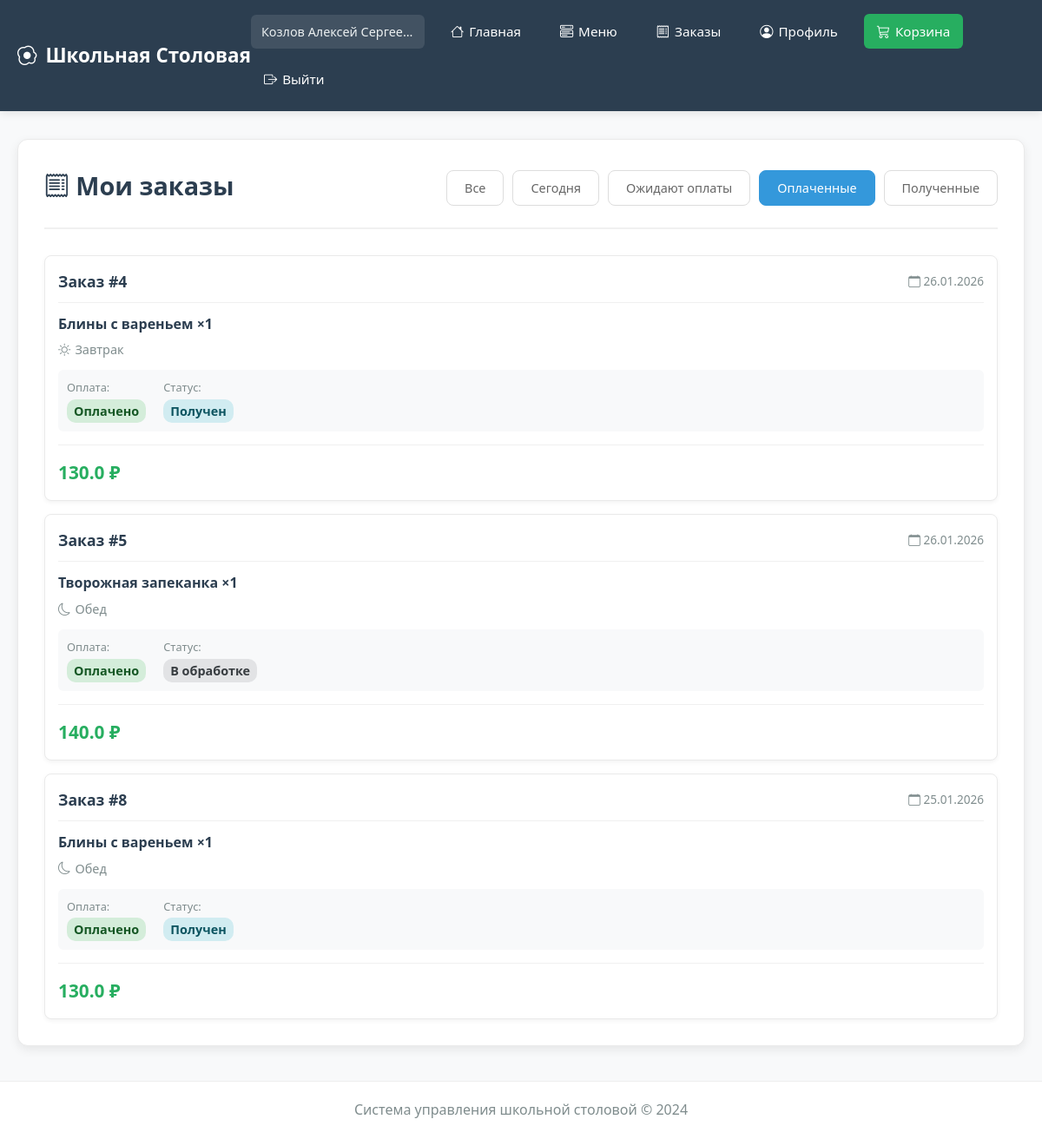
The app's page /user/orders?filter=paid (signed in) with its own data.
### modules/core/models.py (models this page shows, shortened)
class User(UserMixin, db.Model):
    __tablename__ = 'users'
    id = db.Column(db.Integer, primary_key=True)
    email = db.Column(db.String(120), unique=True, nullable=False, index=True)
    password = db.Column(db.String(200), nullable=False)
    role = db.Column(db.String(20), nullable=False)  # 'student', 'cook', 'admin'
    full_name = db.Column(db.String(100))
    class_group = db.Column(db.String(50))  # Только для учеников
    allergies = db.Column(db.Text, default='')  # JSON или текст с аллергенами
    preferences = db.Column(db.String(50), default='')  # Новое поле: предпочтения в питании
    avatar_url = db.Column(db.String(255))  # Новое поле: путь к аватару
    balance = db.Column(db.Float, default=0.0)  # Новое поле: баланс счета
    is_active = db.Column(db.Boolean, default=True)
    created_at = db.Column(db.DateTime, default=datetime.utcnow)
    updated_at = db.Column(db.DateTime, default=datetime.utcnow, onupdate=datetime.utcnow)

class Order(db.Model):
    __tablename__ = 'orders'
    id = db.Column(db.Integer, primary_key=True)
    user_id = db.Column(db.Integer, db.ForeignKey('users.id'), nullable=False)
    menu_item_id = db.Column(db.Integer, db.ForeignKey('menu_items.id'), nullable=False)
    subscription_id = db.Column(db.Integer, db.ForeignKey('subscriptions.id'), nullable=True)
    order_date = db.Column(db.Date, default=datetime.utcnow().date, nullable=False)
    meal_time = db.Column(db.String(20), nullable=False)  # 'breakfast', 'lunch'
    quantity = db.Column(db.Integer, default=1)
    status = db.Column(db.String(20), default='ordered')  # 'ordered', 'preparing', 'ready', 'received', 'cancelled'
    payment_type = db.Column(db.String(20))  # 'single', 'subscription'
    payment_status = db.Column(db.String(20), default='pending')  # 'pending', 'paid', 'failed', 'refunded'
    special_requests = db.Column(db.Text)
    created_at = db.Column(db.DateTime, default=datetime.utcnow)
    user = db.relationship('User', backref='orders')
    menu_item = db.relationship('MenuItem', backref='orders')
    subscription = db.relationship('Subscription', backref='orders')
    @property
    def total_price(self):
        return self.menu_item.price * self.quantity

class MenuItem(db.Model):
    __tablename__ = 'menu_items'
    id = db.Column(db.Integer, primary_key=True)
    name = db.Column(db.String(100), nullable=False)
    description = db.Column(db.Text)
    price = db.Column(db.Float, nullable=False)
    category = db.Column(db.String(50))  # 'breakfast', 'lunch', 'snack'
    meal_type = db.Column(db.String(20))  # 'vegetarian', 'meat', 'fish', etc.
    allergens = db.Column(db.Text)  # JSON список аллергенов
    available = db.Column(db.Boolean, default=True)
    image_url = db.Column(db.String(255))
    created_at = db.Column(db.DateTime, default=datetime.utcnow)

### modules/user/routes.py (the view)
@user_bp.route('/orders')
@login_required
def my_orders():
    if current_user.role != 'student':
        flash('Доступ запрещен', 'danger')
        return redirect(url_for('index'))
    from modules.core.models import Order
    from datetime import datetime
    filter_type = request.args.get('filter', 'all')
    query = Order.query.filter_by(user_id=current_user.id)
    if filter_type == 'pending':
        query = query.filter_by(payment_status='pending')
    elif filter_type == 'paid':
        query = query.filter_by(payment_status='paid')
    elif filter_type == 'received':
        query = query.filter_by(status='received')
    elif filter_type == 'today':
        today = datetime.today().date()
        query = query.filter_by(order_date=today)
    user_orders = query.order_by(Order.order_date.desc(), Order.created_at.desc()).all()
    return render_template('user/orders.html', orders=user_orders)

### app.py (called while the page is built)
@login_manager.user_loader
def load_user(user_id):
    try:
        from modules.core.models import User
        return User.query.get(int(user_id))
    except Exception as e:
        print(f"{user_id}: {e}")
        return None

@app.context_processor
def inject_cart_count():
    return {'cart_count': get_cart_count()}

@app.context_processor
def inject_now():
    return {'now': datetime.utcnow()}

@app.context_processor
def inject_pending_requests():
    from modules.core.models import SupplyRequest
    try:
        if current_user.is_authenticated and current_user.role == 'admin':
            pending_count = SupplyRequest.query.filter_by(status='pending').count()
            return {'pending_requests_count': pending_count}
    except:
        pass
    return {'pending_requests_count': 0}

### modules/user/routes.py (called while the page is built)
def get_cart_count():
    cart = session.get('cart', {})
    total = sum(item.get('quantity', 0) for item in cart.values())
    return total

### templates/user/orders.html (shortened to what this page needs)
{% extends "base.html" %}
{% block content %}
<div class="orders-container">
    <div class="orders-header">
        <h1 style="font-size: 1.8rem; margin-bottom: 5px;">
            <i class="bi bi-receipt"></i> Мои заказы
        </h1>
        <div class="filter-buttons">
            <a href="{{ url_for('user.my_orders', filter='all') }}"
               class="filter-btn {% if request.args.get('filter', 'all') == 'all' %}active{% endif %}">
                Все
            </a>
            <a href="{{ url_for('user.my_orders', filter='today') }}"
               class="filter-btn {% if request.args.get('filter') == 'today' %}active{% endif %}">
                Сегодня
            </a>
            <a href="{{ url_for('user.my_orders', filter='pending') }}"
               class="filter-btn {% if request.args.get('filter') == 'pending' %}active{% endif %}">
                Ожидают оплаты
            </a>
            <a href="{{ url_for('user.my_orders', filter='paid') }}"
               class="filter-btn {% if request.args.get('filter') == 'paid' %}active{% endif %}">
                Оплаченные
            </a>
            <a href="{{ url_for('user.my_orders', filter='received') }}"
               class="filter-btn {% if request.args.get('filter') == 'received' %}active{% endif %}">
                Полученные
            </a>
        </div>
    </div>
    {% if orders %}
    <div class="order-list-compact">
        {% for order in orders %}
        <div class="order-item-compact">
            <div class="order-header-compact">
                <div class="order-id-compact">Заказ #{{ order.id }}</div>
                <div class="order-date-compact">
                    <i class="bi bi-calendar"></i> {{ order.order_date.strftime('%d.%m.%Y') }}
                </div>
            </div>
            <div class="order-content-compact">
                <div class="order-item-info-compact">
                    <div class="item-name-compact">{{ order.menu_item.name }} ×{{ order.quantity }}</div>
                    <div class="order-time-compact">
                        {% if order.meal_time == 'breakfast' %}
                            <i class="bi bi-sun"></i> Завтрак
                        {% else %}
                            <i class="bi bi-moon"></i> Обед
                        {% endif %}
                    </div>
                </div>
                <div class="order-status-compact">
                    <div class="status-item">
                        <span class="status-label">Оплата:</span>
                        <span class="status-value {% if order.payment_status == 'paid' %}status-paid{% else %}status-pending{% endif %}">
                            {{ 'Оплачено' if order.payment_status == 'paid' else 'Ожидает' }}
                        </span>
                    </div>
                    <div class="status-item">
                        <span class="status-label">Статус:</span>
                        <span class="status-value {% if order.status == 'received' %}status-received{% else %}status-processing{% endif %}">
                            {{ 'Получен' if order.status == 'received' else 'В обработке' }}
                        </span>
                    </div>
                </div>
            </div>
            <div class="order-footer-compact">
                <div class="order-total-compact">
                    {{ order.total_price or (order.menu_item.price * order.quantity) }} ₽
                </div>
            </div>
        </div>
        {% endfor %}
    </div>
    {% endif %}
</div>
{% endblock %}

### templates/base.html (shortened to what this page needs)
<!DOCTYPE html>
<html lang="ru">
<head>
    <link rel="stylesheet" href="{{ url_for('static', filename='css/style.css') }}">
    <link rel="stylesheet" href="https://cdn.jsdelivr.net/npm/bootstrap-icons@1.10.0/font/bootstrap-icons.css">
</head>
<body>
    <header>
        <nav class="navbar">
            <div class="nav-container">
                <a href="{{ url_for('index') }}" class="logo">
                    <i class="bi bi-egg-fried"></i> Школьная Столовая
                </a>
                <div class="nav-links">
                    {% if current_user.is_authenticated %}
                        <span>{{ current_user.full_name }}</span>
                        {% if current_user.role == 'student' %}
                            <a href="{{ url_for('user.dashboard') }}">
                                <i class="bi bi-house"></i> Главная
                            </a>
                            <a href="{{ url_for('user.show_menu') }}">
                                <i class="bi bi-menu-button-wide"></i> Меню
                            </a>
                            <a href="{{ url_for('user.my_orders') }}">
                                <i class="bi bi-receipt"></i> Заказы
                            </a>
                            <a href="{{ url_for('user.profile') }}">
                                <i class="bi bi-person-circle"></i> Профиль
                            </a>
                            <a href="{{ url_for('user.view_cart') }}" class="nav-cart">
                                <i class="bi bi-cart3"></i> Корзина
                            </a>
                        {% endif %}
                        <a href="{{ url_for('auth.logout') }}">
                            <i class="bi bi-box-arrow-right"></i> Выйти
                        </a>
                    {% endif %}
                </div>
            </div>
        </nav>
    </header>
    <main class="container">
        {% block content %}{% endblock %}
    </main>
    <footer>
        <p>Система управления школьной столовой © 2024</p>
    </footer>
</body>
</html>

### static/css/style.css (style rules this page uses)
* { margin: 0; padding: 0; box-sizing: border-box; }
body { font-family: 'Segoe UI', Tahoma, Geneva, Verdana, sans-serif; line-height: 1.6; color: #333; background: #f8f9fa; min-height: 100vh; }
.navbar { background-color: #2c3e50; color: white; padding: 1rem 0; box-shadow: 0 2px 10px rgba(0, 0, 0, 0.1); position: sticky; top: 0; z-index: 1000; }
.nav-container { max-width: 1200px; margin: 0 auto; padding: 0 20px; display: flex; justify-content: space-between; align-items: center; }
.logo { color: white; text-decoration: none; font-size: 1.4rem; font-weight: 700; display: flex; align-items: center; gap: 10px; white-space: nowrap; }
.nav-links { display: flex; gap: 15px; align-items: center; flex-wrap: wrap; }
.nav-links a { color: white; text-decoration: none; padding: 8px 15px; border-radius: 6px; transition: all 0.3s; display: flex; align-items: center; gap: 6px; font-weight: 500; font-size: 0.95rem; white-space: nowrap; }
.nav-cart { background: #e74c3c; color: white; padding: 8px 15px; border-radius: 6px; display: flex; align-items: center; gap: 8px; }
.nav-links span { color: #ecf0f1; font-size: 0.9rem; padding: 8px 12px; background: rgba(255, 255, 255, 0.1); border-radius: 6px; max-width: 200px; overflow: hidden; text-overflow: ellipsis; white-space: nowrap; }
.container { max-width: 1200px; margin: 2rem auto; padding: 0 20px; min-height: calc(100vh - 180px); }
.status-paid { background: #d4edda; color: #155724; }
.orders-container { background: white; border-radius: 12px; padding: 30px; box-shadow: 0 4px 12px rgba(0, 0, 0, 0.08); border: 1px solid #eaeaea; }
.orders-header { display: flex; justify-content: space-between; align-items: center; margin-bottom: 30px; padding-bottom: 20px; border-bottom: 2px solid #f0f0f0; }
.orders-header h1 { color: #2c3e50; font-size: 1.8rem; font-weight: 600; }
.filter-buttons { display: flex; gap: 10px; flex-wrap: wrap; }
.filter-btn { padding: 8px 20px; border-radius: 8px; border: 1px solid #ddd; background: white; color: #666; cursor: pointer; transition: all 0.3s; font-weight: 500; font-size: 0.9rem; text-decoration: none; display: inline-block; }
.filter-btn:hover, .filter-btn.active { background: #3498db; color: white; border-color: #3498db; }
footer { text-align: center; padding: 20px; margin-top: 40px; color: #7f8c8d; border-top: 1px solid #eee; background: white; }
.nav-cart { background: #27ae60; color: white !important; padding: 8px 15px; border-radius: 6px; display: flex; align-items: center; gap: 8px; }

### templates/user/orders.html (style rules this page uses)
.order-list-compact { display: flex; flex-direction: column; gap: 15px; }
.order-item-compact { background: white; border-radius: 8px; padding: 15px; border: 1px solid #eaeaea; box-shadow: 0 2px 5px rgba(0,0,0,0.05); }
.order-header-compact { display: flex; justify-content: space-between; align-items: center; margin-bottom: 12px; padding-bottom: 10px; border-bottom: 1px solid #f0f0f0; }
.order-id-compact { font-weight: 700; color: #2c3e50; font-size: 1.1rem; }
.order-date-compact { color: #7f8c8d; font-size: 0.85rem; }
.order-content-compact { margin-bottom: 15px; }
.order-item-info-compact { margin-bottom: 12px; }
.item-name-compact { font-weight: 600; color: #2c3e50; font-size: 1rem; margin-bottom: 5px; }
.order-time-compact { font-size: 0.9rem; color: #7f8c8d; display: flex; align-items: center; gap: 5px; }
.order-status-compact { display: flex; gap: 20px; margin-bottom: 12px; padding: 10px; background: #f8f9fa; border-radius: 6px; }
.status-item { display: flex; flex-direction: column; gap: 3px; }
.status-label { font-size: 0.8rem; color: #7f8c8d; }
.status-value { font-weight: 600; font-size: 0.9rem; padding: 2px 8px; border-radius: 10px; display: inline-block; }
.status-paid { background: #d4edda; color: #155724; }
.status-received { background: #d1ecf1; color: #0c5460; }
.status-processing { background: #e2e3e5; color: #383d41; }
.order-footer-compact { display: flex; justify-content: space-between; align-items: center; padding-top: 15px; border-top: 1px solid #f0f0f0; }
.order-total-compact { font-weight: 800; color: #27ae60; font-size: 1.3rem; }

### records on screen
User: full_name "Козлов Алексей Сергее…"
Order: id "4", order_date "26.01.2026", menu_item.name "Блины с вареньем", quantity "1", meal_time "breakfast" (drawn), payment_status "Оплачено", status "Получен", quantity.price "130.0"
Order: id "5", order_date "26.01.2026", menu_item.name "Творожная запеканка", quantity "1", meal_time "lunch" (drawn), payment_status "Оплачено", status "В обработке", quantity.price "140.0"
Order: id "8", order_date "25.01.2026", menu_item.name "Блины с вареньем", quantity "1", meal_time "lunch" (drawn), payment_status "Оплачено", status "Получен", quantity.price "130.0"
